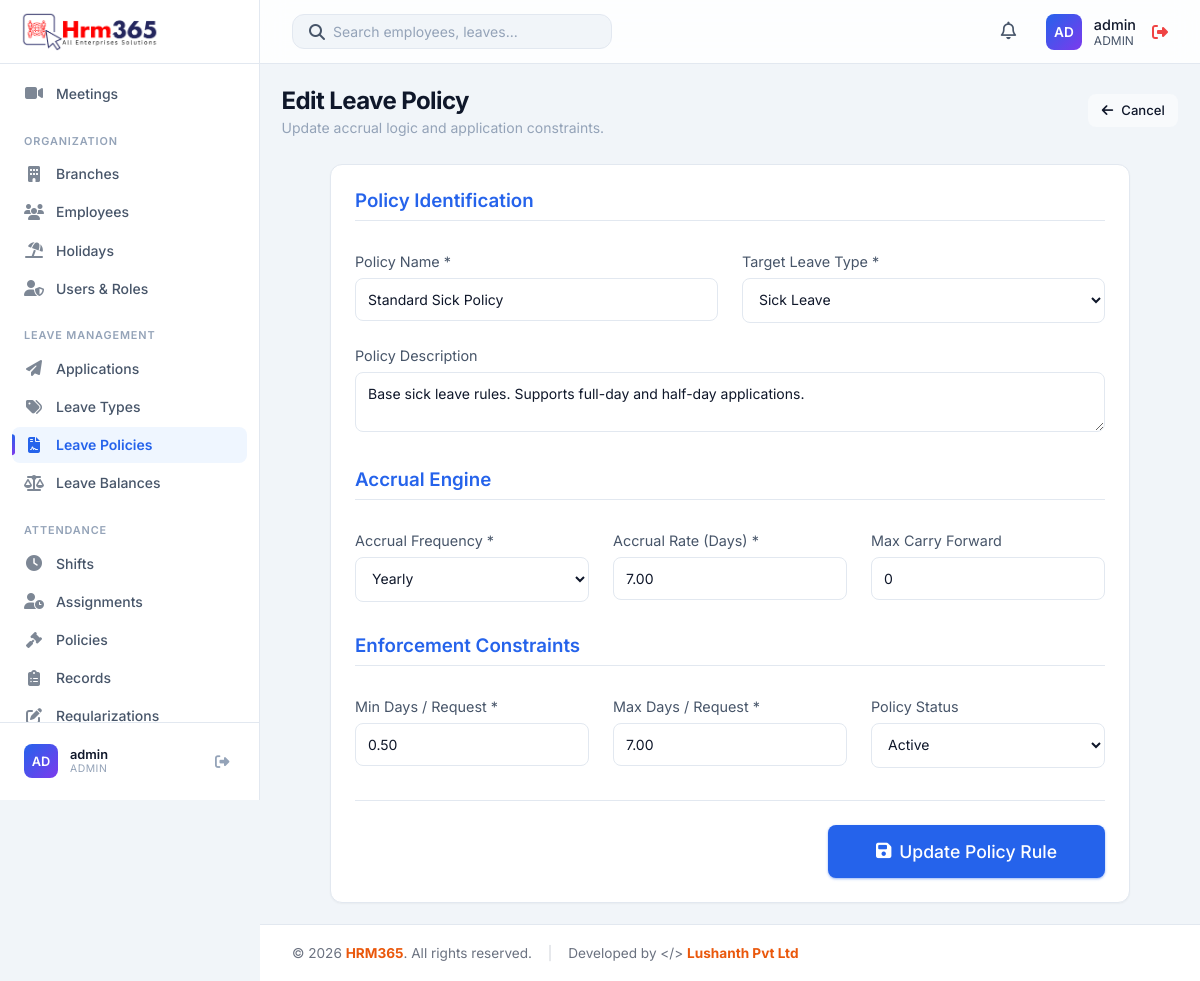
/modules/leave_policies/edit.php?id=3 (signed in), run on an earlier commit of the app's database.
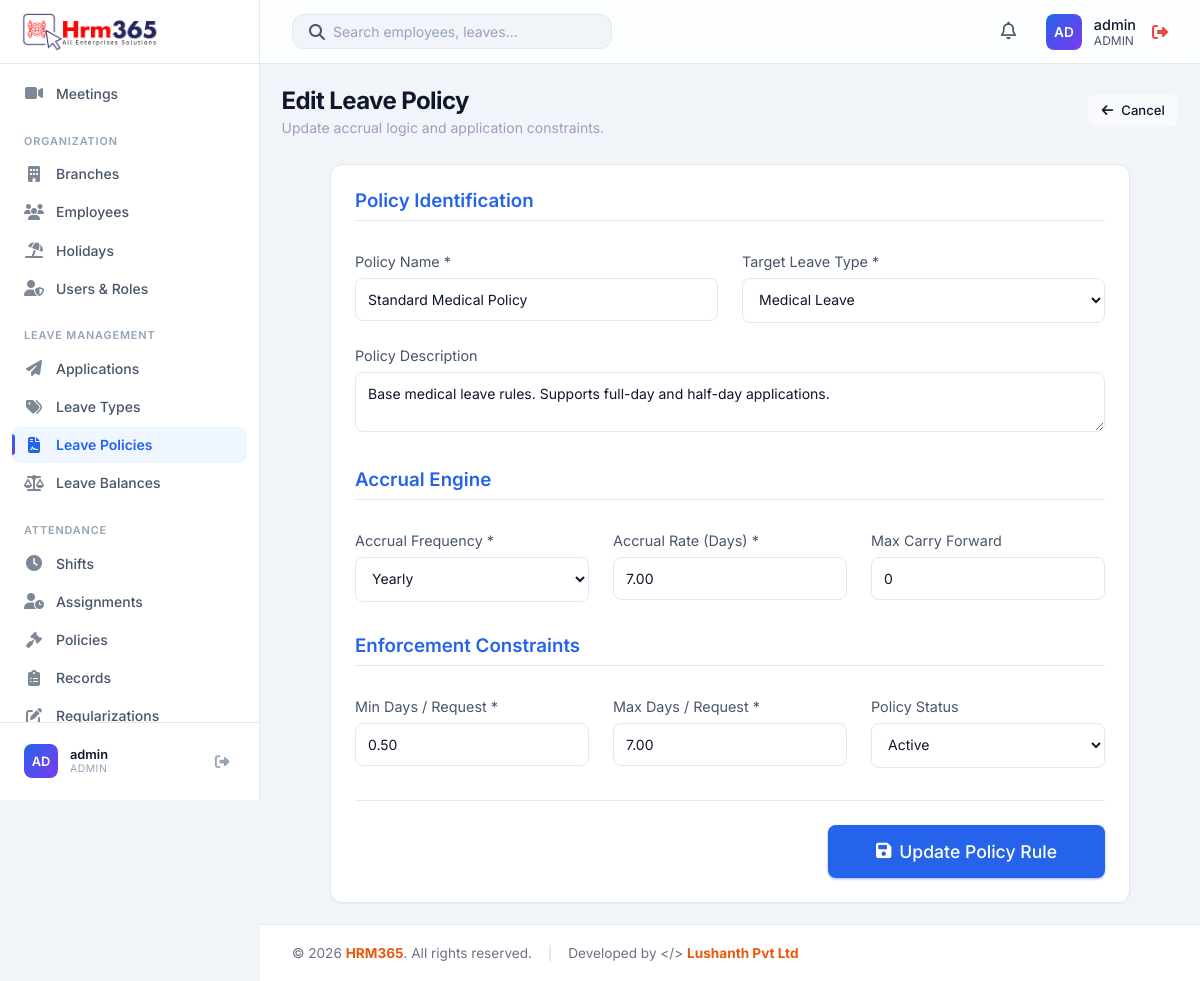
And on a later commit of the database.
### tables this page shows
CREATE TABLE IF NOT EXISTS leave_policies (
    id INT AUTO_INCREMENT PRIMARY KEY,
    name VARCHAR(100) NOT NULL,
    description TEXT,
    leave_type_id INT NOT NULL,
    accrual_type ENUM('Monthly', 'Quarterly', 'Yearly', 'Fixed allocation') NOT NULL,
    accrual_rate DECIMAL(5, 2) NOT NULL,
    carry_forward_limit INT DEFAULT 0,
    min_days_per_application DECIMAL(5, 2) DEFAULT 1.00,
    max_days_per_application DECIMAL(5, 2) DEFAULT 365.00,
    status ENUM('Active', 'Inactive') DEFAULT 'Active',
    created_at TIMESTAMP DEFAULT CURRENT_TIMESTAMP,
    updated_at TIMESTAMP DEFAULT CURRENT_TIMESTAMP ON UPDATE CURRENT_TIMESTAMP,
    FOREIGN KEY (leave_type_id) REFERENCES leave_types(id) ON DELETE CASCADE
);

### modules/leave_policies/edit.php (the view, shortened to what the changed rows need)
<?php
require_once '../../includes/auth.php';
$id = intval($_GET['id'] ?? 0);
$stmt = $pdo->prepare("SELECT * FROM leave_policies WHERE id = ?");
$stmt->execute([$id]);
$policy = $stmt->fetch();
$typeStmt = $pdo->prepare("
    SELECT id, name, status
    FROM leave_types
    WHERE status = 'Active' OR id = ?
    ORDER BY name ASC
");
$typeStmt->execute([$policy['leave_type_id']]);
$leaveTypes = $typeStmt->fetchAll();
function selected_leave_value($actual, $expected): string
{
    return (string)$actual === (string)$expected ? 'selected' : '';
}
include '../../includes/header.php';
?>
<div class="page-header">
    <div>
        <h1 class="page-title">Edit Leave Policy</h1>
    </div>
</div>
<div class="card" style="max-width: 800px; margin: 0 auto;">
    <form action="save.php" method="POST">
        <div style="display: grid; grid-template-columns: 1fr; gap: 1.5rem; margin-bottom: 2rem;">
            <div style="display: grid; grid-template-columns: 1fr 1fr; gap: 1.5rem;">
                <div>
                    <label style="display: block; margin-bottom: 0.5rem; color: var(--text-secondary); font-size: 0.9rem;">Policy Name *</label>
                    <input type="text" name="name" required value="<?php echo htmlspecialchars($policy['name']); ?>" style="width: 100%; padding: 0.75rem; border-radius: var(--radius-md); border: 1px solid var(--border-color); background: var(--bg-secondary); color: var(--text-primary); outline: none;">
                </div>
                <div>
                    <label style="display: block; margin-bottom: 0.5rem; color: var(--text-secondary); font-size: 0.9rem;">Target Leave Type *</label>
                    <select name="leave_type_id" required style="width: 100%; padding: 0.75rem; border-radius: var(--radius-md); border: 1px solid var(--border-color); background: var(--bg-secondary); color: var(--text-primary); outline: none;">
                        <?php foreach ($leaveTypes as $lt): ?>
                            <option value="<?php echo $lt['id']; ?>" <?php echo selected_leave_value($policy['leave_type_id'], $lt['id']); ?>><?php echo htmlspecialchars($lt['name'] . ($lt['status'] === 'Inactive' ? ' (Inactive)' : '')); ?></option>
                        <?php endforeach; ?>
                    </select>
                </div>
            </div>
            <div>
                <label style="display: block; margin-bottom: 0.5rem; color: var(--text-secondary); font-size: 0.9rem;">Policy Description</label>
                <textarea name="description" rows="2" style="width: 100%; padding: 0.75rem; border-radius: var(--radius-md); border: 1px solid var(--border-color); background: var(--bg-secondary); color: var(--text-primary); outline: none;"><?php echo htmlspecialchars($policy['description'] ?? ''); ?></textarea>
            </div>
        </div>
        <div style="display: grid; grid-template-columns: 1fr 1fr 1fr; gap: 1.5rem; margin-bottom: 2rem;">
            <div>
                <label style="display: block; margin-bottom: 0.5rem; color: var(--text-secondary); font-size: 0.9rem;">Accrual Rate (Days) *</label>
                <input type="number" step="0.25" name="accrual_rate" required value="<?php echo htmlspecialchars($policy['accrual_rate']); ?>" min="0" style="width: 100%; padding: 0.75rem; border-radius: var(--radius-md); border: 1px solid var(--border-color); background: var(--bg-secondary); color: var(--text-primary); outline: none;">
            </div>
            <div>
                <label style="display: block; margin-bottom: 0.5rem; color: var(--text-secondary); font-size: 0.9rem;">Max Carry Forward</label>
                <input type="number" step="0.25" name="carry_forward_limit" value="<?php echo htmlspecialchars($policy['carry_forward_limit']); ?>" min="0" style="width: 100%; padding: 0.75rem; border-radius: var(--radius-md); border: 1px solid var(--border-color); background: var(--bg-secondary); color: var(--text-primary); outline: none;">
            </div>
        </div>
        <div style="display: grid; grid-template-columns: 1fr 1fr 1fr; gap: 1.5rem; margin-bottom: 2rem;">
            <div>
                <label style="display: block; margin-bottom: 0.5rem; color: var(--text-secondary); font-size: 0.9rem;">Min Days / Request *</label>
                <input type="number" step="0.25" name="min_days_per_application" required value="<?php echo htmlspecialchars($policy['min_days_per_application']); ?>" min="0.25" style="width: 100%; padding: 0.75rem; border-radius: var(--radius-md); border: 1px solid var(--border-color); background: var(--bg-secondary); color: var(--text-primary); outline: none;">
            </div>
            <div>
                <label style="display: block; margin-bottom: 0.5rem; color: var(--text-secondary); font-size: 0.9rem;">Max Days / Request *</label>
                <input type="number" step="0.25" name="max_days_per_application" required value="<?php echo htmlspecialchars($policy['max_days_per_application']); ?>" min="0.25" style="width: 100%; padding: 0.75rem; border-radius: var(--radius-md); border: 1px solid var(--border-color); background: var(--bg-secondary); color: var(--text-primary); outline: none;">
            </div>
        </div>
    </form>
</div>
<?php include '../../includes/footer.php'; ?>

What changed in the data, as far as the page shows it:
changed leave_policies: name "Standard Sick Policy" → "Standard Medical Policy"; description "Base sick leave rules. Supports full-day and half-day applications." → "Base medical leave rules. Supports full-day and half-day applications."
Also different on the page:
form field leave_type_id: "Sick Leave" → "Medical Leave"
